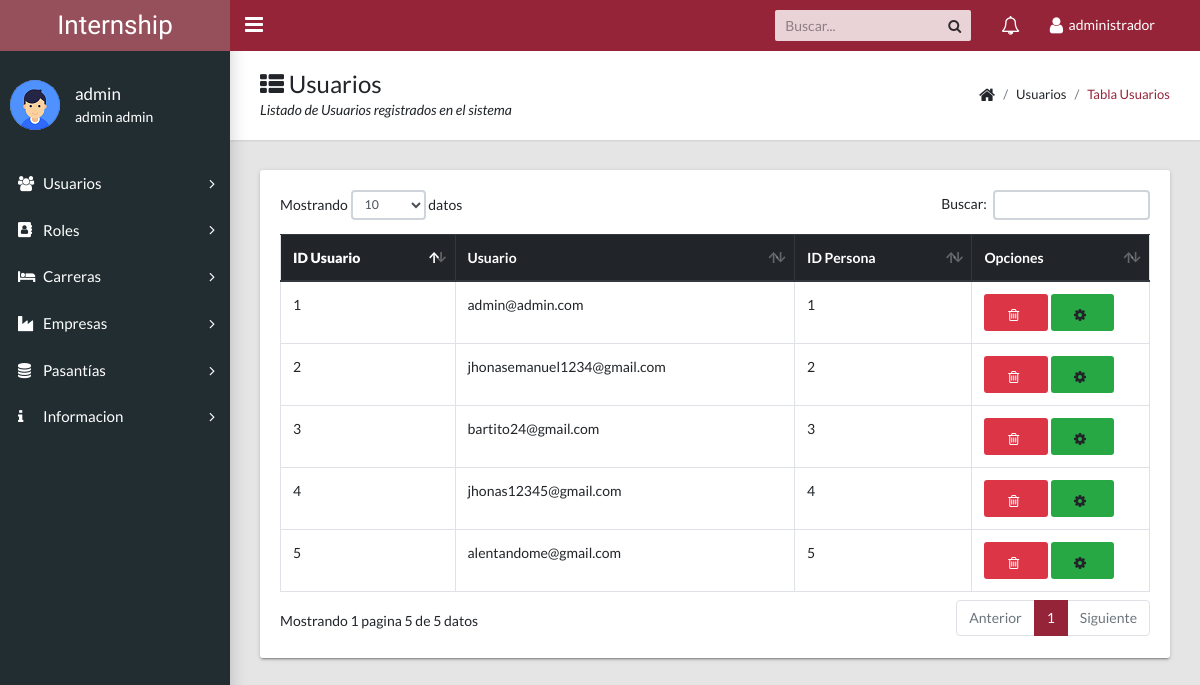
The page /admin/docs/listar_usuario.php (signed in) on the database as committed earlier.
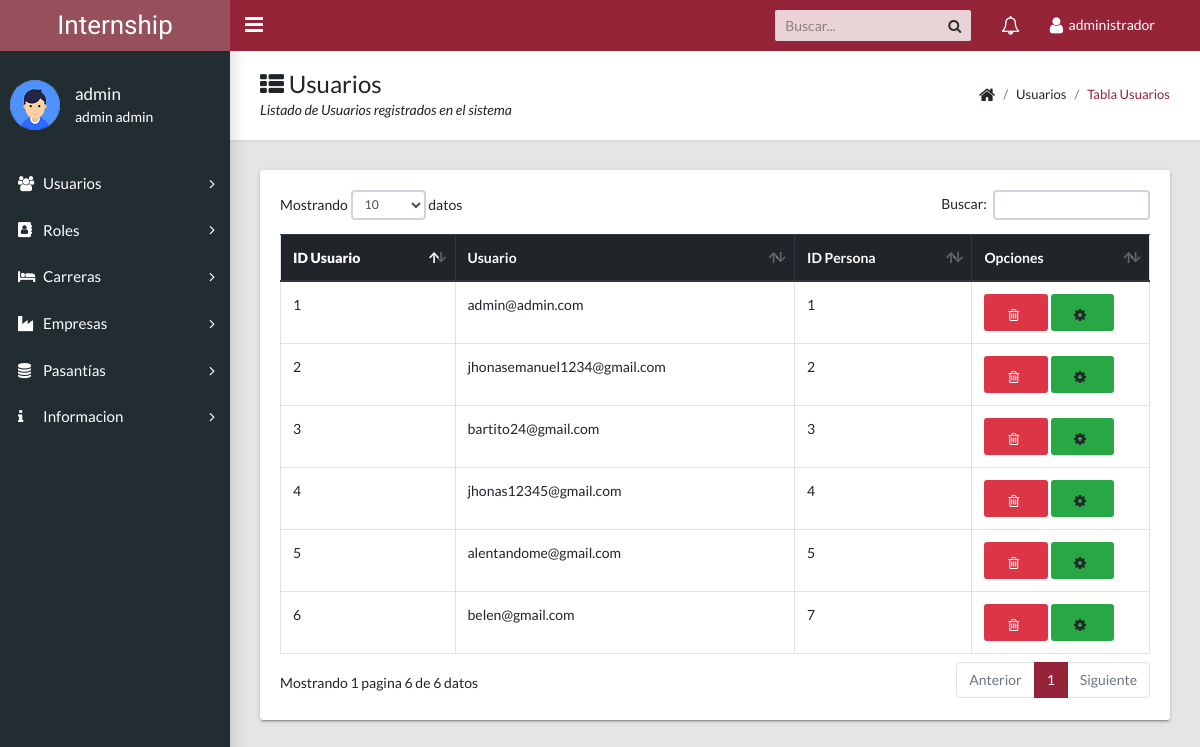
The same page on the database as committed later.
### tables this page shows
CREATE TABLE `usuario` (
  `id_usuario` int(11) NOT NULL AUTO_INCREMENT,
  `usuario` varchar(45) DEFAULT NULL,
  `clave` varchar(45) DEFAULT NULL,
  `activousuario` tinyint(4) DEFAULT NULL,
  `fechacreacion` datetime DEFAULT NULL,
  `persona_id_persona` int(11) NOT NULL,
  PRIMARY KEY (`id_usuario`,`persona_id_persona`),
  KEY `fk_usuario_persona1_idx` (`persona_id_persona`),
  CONSTRAINT `fk_usuario_persona1` FOREIGN KEY (`persona_id_persona`) REFERENCES `persona` (`id_persona`) ON DELETE NO ACTION ON UPDATE NO ACTION
);

### modelo/conexion.php (called while the page is built, shortened)
<?php
class conexion{
	public $con;
	function __construct(){
	$this->host="localhost";
	$this->user="root";
	$this->clave="";
	$this->db="inter";
	$this->con=mysqli_connect($this->host, $this->user,$this->clave);
	mysqli_query($this->con, 'SET NAMES UTF-8');
	if($this->con){
		mysqli_select_db($this->con,$this->db);
	}
	}
public function con_retorno($sql){
$resp=mysqli_query($this->con, $sql);
return $resp;
}
}

### modelo/mdl_login.php (called while the page is built, shortened)
<?php
require("conexion.php");
class mdl_login{
    public $obj_con;
	function __construct(){
        $this->obj_con=new conexion();
	}
public function listar(){
        $sql="select * from usuario ORDER BY id_usuario ;";
        return $this->obj_con->con_retorno($sql);
}
}

### admin/docs/listar_usuario.php (the view, shortened to what this page needs)
<?php
include_once('menu.php');
include_once ('../../modelo/mdl_login.php');
$objeto=new mdl_login();
$datos=$objeto->listar();
?>
<main class="app-content">
    <div class="app-title">
        <div>
            <h1><i class="fa fa-th-list"></i> Usuarios</h1>
            <p>Listado de Usuarios registrados en el sistema</p>
        </div>
        <ul class="app-breadcrumb breadcrumb side">
            <li class="breadcrumb-item"><i class="fa fa-home fa-lg"></i></li>
            <li class="breadcrumb-item">Usuarios</li>
            <li class="breadcrumb-item active"><a href="#">Tabla Usuarios</a></li>
        </ul>
    </div>
    <div class="row">
        <div class="col-md-12">
            <div class="tile">
                <div class="tile-body">
                    <table class="table table-hover table-bordered" id="sampleTable">
                        <thead class="thead-dark">
                        <tr>
                            <th><b>ID Usuario</th>
                            <th>Usuario</th>
                            <th>ID Persona</th>
                            <th>Opciones</th>
                        </tr>
                        </thead>
                        <tbody>
                        <?php
                        while($row=mysqli_fetch_assoc($datos)){
                            echo "<tr>";
                            echo "<td>".$row['id_usuario']."</td>";
                            echo "<td>".$row['usuario']."</td>";
                            echo "<td>".$row['persona_id_persona']."</td>";
                            $id_persona=$row['id_usuario'];
                            echo "<td><a class='btn btn-danger col-md-5' href='../../controlador/ctrl_agregarusuario.php?id_persona=".$id_persona."'><i class='fa fa-trash-o' aria-hidden='true'></i></a>
                            <a class=' btn btn-success col-md-5'><i class='fa fa-cog' aria-hidden='true'></i></a></td>";
                            echo "</tr>";
                        }?>
                        </tbody>
                    </table>
                </div>
            </div>
        </div>
    </div>
</main>

Rows that differ between the two databases and show on the page:
added usuario: id_usuario "6", usuario "belen@gmail.com", persona_id_persona "7"
Other text that changed with them:
text written by a page script: "Mostrando datos Buscar: Mostrando 1 pagina 5 de 5 datos Anterior 1 Siguiente" → "Mostrando datos Buscar: Mostrando 1 pagina 6 de 6 datos Anterior 1 Siguiente"
